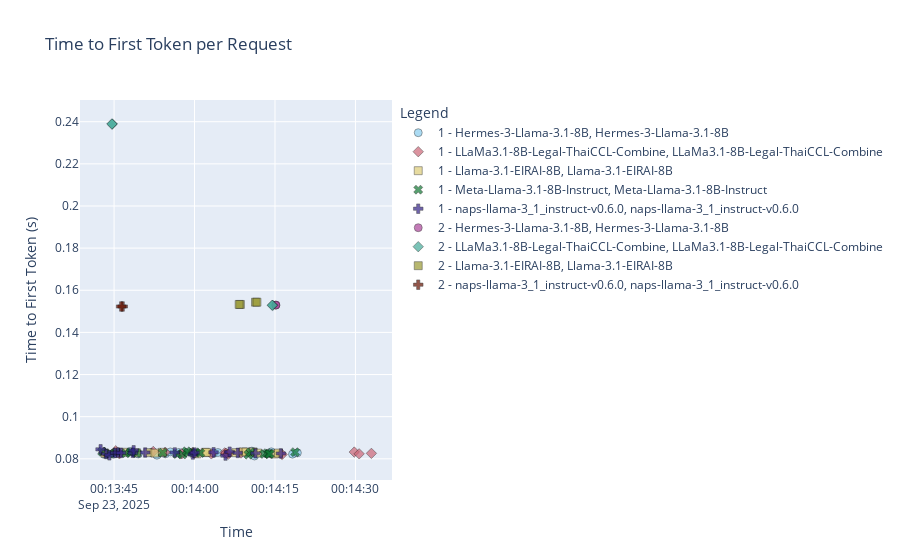
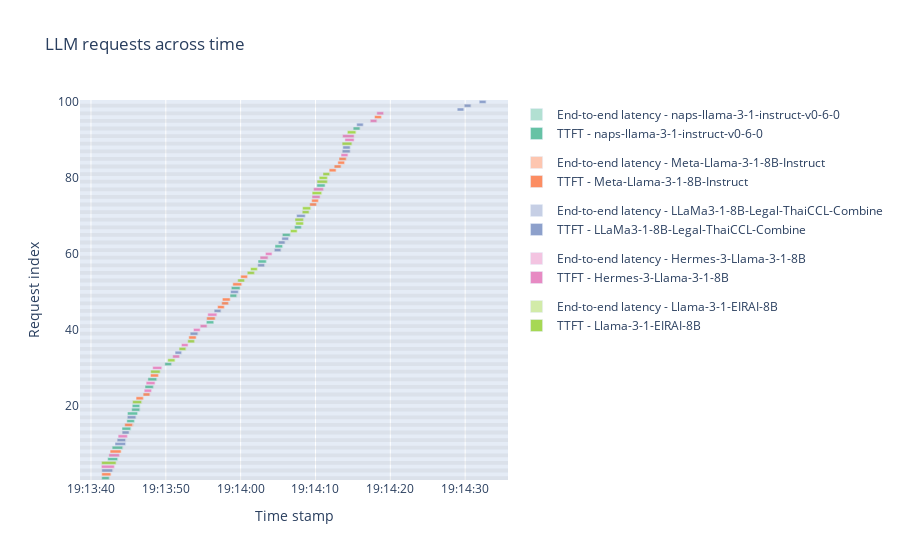

Notebook source saved alongside these figures, in order:
### Markdown cell above
## 5_ckpts-100_reqs-0.5_qps_exponential_equally_spread

### Code cell
filename = '5_ckpts-100_reqs-0.5_qps_exponential_equally_spread'
runname = '20250922-191338.582608'
grafana_path = f'../data/bundle_tests/amit_tests_v2/{filename}/grafana-{filename}.csv'
jsons_path = f'../data/bundle_tests/amit_tests_v2/{filename}/{runname}'

get_reports(grafana_path, jsons_path, filename)

### Figure 1 — Plotly figure (JSON) as saved in the notebook; plotly's stock layout.template omitted (floating-point values rounded to 4 significant figures)
{"data": [{"customdata": [["1", "Hermes-3-Llama-3.1-8B"], ["1", "Hermes-3-Llama-3.1-8B"], ["1", "Hermes-3-Llama-3.1-8B"], ["1", "Hermes-3-Llama-3.1-8B"], ["1", "Hermes-3-Llama-3.1-8B"], ["1", "Hermes-3-Llama-3.1-8B"], ["1", "Hermes-3-Llama-3.1-8B"], ["1", "Hermes-3-Llama-3.1-8B"], ["1", "Hermes-3-Llama-3.1-8B"], ["1", "Hermes-3-Llama-3.1-8B"], ["1", "Hermes-3-Llama-3.1-8B"], ["1", "Hermes-3-Llama-3.1-8B"], ["1", "Hermes-3-Llama-3.1-8B"], ["1", "Hermes-3-Llama-3.1-8B"], ["1", "Hermes-3-Llama-3.1-8B"], ["1", "Hermes-3-Llama-3.1-8B"], ["1", "Hermes-3-Llama-3.1-8B"], ["1", "Hermes-3-Llama-3.1-8B"]], "hovertemplate": "Batch Size - Model=1 - Hermes-3-Llama-3.1-8B<br>Model=%{customdata[1]}<br>Time=%{x}<br>Time to First Token (s)=%{y}<br>Batch Size=%{customdata[0]}<extra></extra>", "legendgroup": "1 - Hermes-3-Llama-3.1-8B, Hermes-3-Llama-3.1-8B", "marker": {"color": "rgb(136, 204, 238)", "line": {"color": "black", "width": 0.5}, "opacity": 0.7, "size": 8, "symbol": "circle"}, "mode": "markers", "name": "1 - Hermes-3-Llama-3.1-8B, Hermes-3-Llama-3.1-8B", "orientation": "v", "showlegend": true, "type": "scatter", "x": ["2025-09-23T00:13:43.245032", "2025-09-23T00:13:43.651256", "2025-09-23T00:13:44.826298", "2025-09-23T00:13:47.978396", "2025-09-23T00:13:48.666180", "2025-09-23T00:13:49.509922", "2025-09-23T00:13:51.925661", "2025-09-23T00:13:52.992756", "2025-09-23T00:13:54.548828", "2025-09-23T00:13:55.482634", "2025-09-23T00:13:57.071569", "2025-09-23T00:14:03.572937", "2025-09-23T00:14:04.363656", "2025-09-23T00:14:10.693151", "2025-09-23T00:14:11.180461", "2025-09-23T00:14:14.309107", "2025-09-23T00:14:18.266130", "2025-09-23T00:14:19.173102"], "xaxis": "x", "y": [0.08202, 0.08223, 0.08218, 0.08351, 0.08287, 0.08231, 0.08301, 0.08172, 0.08235, 0.08328, 0.08302, 0.08266, 0.08299, 0.08364, 0.08133, 0.08331, 0.08222, 0.08285], "yaxis": "y"}, {"customdata": [["1", "LLaMa3.1-8B-Legal-ThaiCCL-Combine"], ["1", "LLaMa3.1-8B-Legal-ThaiCCL-Combine"], ["1", "LLaMa3.1-8B-Legal-ThaiCCL-Combine"], ["1", "LLaMa3.1-8B-Legal-ThaiCCL-Combine"], ["1", "LLaMa3.1-8B-Legal-ThaiCCL-Combine"], ["1", "LLaMa3.1-8B-Legal-ThaiCCL-Combine"], ["1", "LLaMa3.1-8B-Legal-ThaiCCL-Combine"], ["1", "LLaMa3.1-8B-Legal-ThaiCCL-Combine"], ["1", "LLaMa3.1-8B-Legal-ThaiCCL-Combine"], ["1", "LLaMa3.1-8B-Legal-ThaiCCL-Combine"], ["1", "LLaMa3.1-8B-Legal-ThaiCCL-Combine"], ["1", "LLaMa3.1-8B-Legal-ThaiCCL-Combine"], ["1", "LLaMa3.1-8B-Legal-ThaiCCL-Combine"], ["1", "LLaMa3.1-8B-Legal-ThaiCCL-Combine"], ["1", "LLaMa3.1-8B-Legal-ThaiCCL-Combine"], ["1", "LLaMa3.1-8B-Legal-ThaiCCL-Combine"]], "hovertemplate": "Batch Size - Model=1 - LLaMa3.1-8B-Legal-ThaiCCL-Combine<br>Model=%{customdata[1]}<br>Time=%{x}<br>Time to First Token (s)=%{y}<br>Batch Size=%{customdata[0]}<extra></extra>", "legendgroup": "1 - LLaMa3.1-8B-Legal-ThaiCCL-Combine, LLaMa3.1-8B-Legal-ThaiCCL-Combine", "marker": {"color": "rgb(204, 102, 119)", "line": {"color": "black", "width": 0.5}, "opacity": 0.7, "size": 8, "symbol": "diamond"}, "mode": "markers", "name": "1 - LLaMa3.1-8B-Legal-ThaiCCL-Combine, LLaMa3.1-8B-Legal-ThaiCCL-Combine", "orientation": "v", "showlegend": true, "type": "scatter", "x": ["2025-09-23T00:13:43.112051", "2025-09-23T00:13:45.308469", "2025-09-23T00:13:45.984983", "2025-09-23T00:13:52.305600", "2025-09-23T00:13:54.520311", "2025-09-23T00:13:57.610941", "2025-09-23T00:13:59.650483", "2025-09-23T00:14:03.129538", "2025-09-23T00:14:05.619758", "2025-09-23T00:14:05.865179", "2025-09-23T00:14:06.315983", "2025-09-23T00:14:08.662468", "2025-09-23T00:14:16.326467", "2025-09-23T00:14:29.780848", "2025-09-23T00:14:30.690918", "2025-09-23T00:14:32.975260"], "xaxis": "x", "y": [0.08305, 0.0838, 0.08239, 0.0835, 0.08312, 0.08238, 0.08306, 0.08234, 0.08283, 0.08265, 0.08221, 0.08274, 0.08206, 0.08321, 0.08236, 0.08258], "yaxis": "y"}, {"customdata": [["1", "Llama-3.1-EIRAI-8B"], ["1", "Llama-3.1-EIRAI-8B"], ["1", "Llama-3.1-EIRAI-8B"], ["1", "Llama-3.1-EIRAI-8B"], ["1", "Llama-3.1-EIRAI-8B"], ["1", "Llama-3.1-EIRAI-8B"], ["1", "Llama-3.1-EIRAI-8B"], ["1", "Llama-3.1-EIRAI-8B"], ["1", "Llama-3.1-EIRAI-8B"], ["1", "Llama-3.1-EIRAI-8B"], ["1", "Llama-3.1-EIRAI-8B"], ["1", "Llama-3.1-EIRAI-8B"], ["1", "Llama-3.1-EIRAI-8B"], ["1", "Llama-3.1-EIRAI-8B"], ["1", "Llama-3.1-EIRAI-8B"], ["1", "Llama-3.1-EIRAI-8B"]], "hovertemplate": "Batch Size - Model=1 - Llama-3.1-EIRAI-8B<br>Model=%{customdata[1]}<br>Time=%{x}<br>Time to First Token (s)=%{y}<br>Batch Size=%{customdata[0]}<extra></extra>", "legendgroup": "1 - Llama-3.1-EIRAI-8B, Llama-3.1-EIRAI-8B", "marker": {"color": "rgb(221, 204, 119)", "line": {"color": "black", "width": 0.5}, "opacity": 0.7, "size": 8, "symbol": "square"}, "mode": "markers", "name": "1 - Llama-3.1-EIRAI-8B, Llama-3.1-EIRAI-8B", "orientation": "v", "showlegend": true, "type": "scatter", "x": ["2025-09-23T00:13:43.272804", "2025-09-23T00:13:46.731076", "2025-09-23T00:13:49.203769", "2025-09-23T00:13:51.336029", "2025-09-23T00:13:52.620254", "2025-09-23T00:13:53.999282", "2025-09-23T00:14:00.419935", "2025-09-23T00:14:01.997892", "2025-09-23T00:14:02.213790", "2025-09-23T00:14:07.712232", "2025-09-23T00:14:09.029835", "2025-09-23T00:14:09.602752", "2025-09-23T00:14:10.928436", "2025-09-23T00:14:11.782026", "2025-09-23T00:14:14.898304", "2025-09-23T00:14:15.620756"], "xaxis": "x", "y": [0.08266, 0.0831, 0.08284, 0.08293, 0.08271, 0.08309, 0.08235, 0.08306, 0.08304, 0.08293, 0.0833, 0.0832, 0.08328, 0.08271, 0.08229, 0.08273], "yaxis": "y"}, {"customdata": [["1", "Meta-Llama-3.1-8B-Instruct"], ["1", "Meta-Llama-3.1-8B-Instruct"], ["1", "Meta-Llama-3.1-8B-Instruct"], ["1", "Meta-Llama-3.1-8B-Instruct"], ["1", "Meta-Llama-3.1-8B-Instruct"], ["1", "Meta-Llama-3.1-8B-Instruct"], ["1", "Meta-Llama-3.1-8B-Instruct"], ["1", "Meta-Llama-3.1-8B-Instruct"], ["1", "Meta-Llama-3.1-8B-Instruct"], ["1", "Meta-Llama-3.1-8B-Instruct"], ["1", "Meta-Llama-3.1-8B-Instruct"], ["1", "Meta-Llama-3.1-8B-Instruct"], ["1", "Meta-Llama-3.1-8B-Instruct"], ["1", "Meta-Llama-3.1-8B-Instruct"], ["1", "Meta-Llama-3.1-8B-Instruct"], ["1", "Meta-Llama-3.1-8B-Instruct"], ["1", "Meta-Llama-3.1-8B-Instruct"], ["1", "Meta-Llama-3.1-8B-Instruct"], ["1", "Meta-Llama-3.1-8B-Instruct"], ["1", "Meta-Llama-3.1-8B-Instruct"]], "hovertemplate": "Batch Size - Model=1 - Meta-Llama-3.1-8B-Instruct<br>Model=%{customdata[1]}<br>Time=%{x}<br>Time to First Token (s)=%{y}<br>Batch Size=%{customdata[0]}<extra></extra>", "legendgroup": "1 - Meta-Llama-3.1-8B-Instruct, Meta-Llama-3.1-8B-Instruct", "marker": {"color": "rgb(17, 119, 51)", "line": {"color": "black", "width": 0.5}, "opacity": 0.7, "size": 8, "symbol": "x"}, "mode": "markers", "name": "1 - Meta-Llama-3.1-8B-Instruct, Meta-Llama-3.1-8B-Instruct", "orientation": "v", "showlegend": true, "type": "scatter", "x": ["2025-09-23T00:13:42.769424", "2025-09-23T00:13:44.194877", "2025-09-23T00:13:45.421477", "2025-09-23T00:13:47.153762", "2025-09-23T00:13:48.105061", "2025-09-23T00:13:49.191527", "2025-09-23T00:13:54.058034", "2025-09-23T00:13:56.745355", "2025-09-23T00:13:57.761447", "2025-09-23T00:13:58.526730", "2025-09-23T00:13:58.838307", "2025-09-23T00:14:00.153303", "2025-09-23T00:14:01.080466", "2025-09-23T00:14:10.043640", "2025-09-23T00:14:10.451079", "2025-09-23T00:14:12.994659", "2025-09-23T00:14:13.540171", "2025-09-23T00:14:13.857174", "2025-09-23T00:14:14.035674", "2025-09-23T00:14:18.750422"], "xaxis": "x", "y": [0.0834, 0.08257, 0.08308, 0.08261, 0.08306, 0.08276, 0.08284, 0.08226, 0.08202, 0.08354, 0.08299, 0.08309, 0.08272, 0.08199, 0.08309, 0.0823, 0.08268, 0.0823, 0.08234, 0.08316], "yaxis": "y"}, {"customdata": [["1", "naps-llama-3_1_instruct-v0.6.0"], ["1", "naps-llama-3_1_instruct-v0.6.0"], ["1", "naps-llama-3_1_instruct-v0.6.0"], ["1", "naps-llama-3_1_instruct-v0.6.0"], ["1", "naps-llama-3_1_instruct-v0.6.0"], ["1", "naps-llama-3_1_instruct-v0.6.0"], ["1", "naps-llama-3_1_instruct-v0.6.0"], ["1", "naps-llama-3_1_instruct-v0.6.0"], ["1", "naps-llama-3_1_instruct-v0.6.0"], ["1", "naps-llama-3_1_instruct-v0.6.0"], ["1", "naps-llama-3_1_instruct-v0.6.0"], ["1", "naps-llama-3_1_instruct-v0.6.0"], ["1", "naps-llama-3_1_instruct-v0.6.0"], ["1", "naps-llama-3_1_instruct-v0.6.0"], ["1", "naps-llama-3_1_instruct-v0.6.0"], ["1", "naps-llama-3_1_instruct-v0.6.0"], ["1", "naps-llama-3_1_instruct-v0.6.0"], ["1", "naps-llama-3_1_instruct-v0.6.0"]], "hovertemplate": "Batch Size - Model=1 - naps-llama-3_1_instruct-v0.6.0<br>Model=%{customdata[1]}<br>Time=%{x}<br>Time to First Token (s)=%{y}<br>Batch Size=%{customdata[0]}<extra></extra>", "legendgroup": "1 - naps-llama-3_1_instruct-v0.6.0, naps-llama-3_1_instruct-v0.6.0", "marker": {"color": "rgb(51, 34, 136)", "line": {"color": "black", "width": 0.5}, "opacity": 0.7, "size": 8, "symbol": "cross"}, "mode": "markers", "name": "1 - naps-llama-3_1_instruct-v0.6.0, naps-llama-3_1_instruct-v0.6.0", "orientation": "v", "showlegend": true, "type": "scatter", "x": ["2025-09-23T00:13:42.484930", "2025-09-23T00:13:43.540572", "2025-09-23T00:13:44.127805", "2025-09-23T00:13:45.189452", "2025-09-23T00:13:45.719988", "2025-09-23T00:13:46.306134", "2025-09-23T00:13:48.493735", "2025-09-23T00:13:48.644011", "2025-09-23T00:13:50.797823", "2025-09-23T00:13:56.319292", "2025-09-23T00:13:59.681145", "2025-09-23T00:14:00.005361", "2025-09-23T00:14:03.551734", "2025-09-23T00:14:05.777772", "2025-09-23T00:14:06.547034", "2025-09-23T00:14:08.058053", "2025-09-23T00:14:11.351090", "2025-09-23T00:14:16.108528"], "xaxis": "x", "y": [0.08449, 0.08229, 0.08168, 0.0828, 0.08295, 0.0828, 0.08286, 0.08402, 0.08299, 0.08301, 0.08207, 0.08293, 0.08308, 0.08155, 0.08335, 0.0828, 0.08265, 0.08252], "yaxis": "y"}, {"customdata": [["2", "Hermes-3-Llama-3.1-8B"], ["2", "Hermes-3-Llama-3.1-8B"]], "hovertemplate": "Batch Size - Model=2 - Hermes-3-Llama-3.1-8B<br>Model=%{customdata[1]}<br>Time=%{x}<br>Time to First Token (s)=%{y}<br>Batch Size=%{customdata[0]}<extra></extra>", "legendgroup": "2 - Hermes-3-Llama-3.1-8B, Hermes-3-Llama-3.1-8B", "marker": {"color": "rgb(170, 68, 153)", "line": {"color": "black", "width": 0.5}, "opacity": 0.7, "size": 8, "symbol": "circle"}, "mode": "markers", "name": "2 - Hermes-3-Llama-3.1-8B, Hermes-3-Llama-3.1-8B", "orientation": "v", "showlegend": true, "type": "scatter", "x": ["2025-09-23T00:14:15.140745", "2025-09-23T00:14:15.181043"], "xaxis": "x", "y": [0.1529, 0.1529], "yaxis": "y"}, {"customdata": [["2", "LLaMa3.1-8B-Legal-ThaiCCL-Combine"], ["2", "LLaMa3.1-8B-Legal-ThaiCCL-Combine"], ["2", "LLaMa3.1-8B-Legal-ThaiCCL-Combine"], ["2", "LLaMa3.1-8B-Legal-ThaiCCL-Combine"]], "hovertemplate": "Batch Size - Model=2 - LLaMa3.1-8B-Legal-ThaiCCL-Combine<br>Model=%{customdata[1]}<br>Time=%{x}<br>Time to First Token (s)=%{y}<br>Batch Size=%{customdata[0]}<extra></extra>", "legendgroup": "2 - LLaMa3.1-8B-Legal-ThaiCCL-Combine, LLaMa3.1-8B-Legal-ThaiCCL-Combine", "marker": {"color": "rgb(68, 170, 153)", "line": {"color": "black", "width": 0.5}, "opacity": 0.7, "size": 8, "symbol": "diamond"}, "mode": "markers", "name": "2 - LLaMa3.1-8B-Legal-ThaiCCL-Combine, LLaMa3.1-8B-Legal-ThaiCCL-Combine", "orientation": "v", "showlegend": true, "type": "scatter", "x": ["2025-09-23T00:13:44.691026", "2025-09-23T00:13:44.576896", "2025-09-23T00:14:14.586944", "2025-09-23T00:14:14.475838"], "xaxis": "x", "y": [0.2389, 0.2389, 0.1529, 0.1529], "yaxis": "y"}, {"customdata": [["2", "Llama-3.1-EIRAI-8B"], ["2", "Llama-3.1-EIRAI-8B"], ["2", "Llama-3.1-EIRAI-8B"], ["2", "Llama-3.1-EIRAI-8B"]], "hovertemplate": "Batch Size - Model=2 - Llama-3.1-EIRAI-8B<br>Model=%{customdata[1]}<br>Time=%{x}<br>Time to First Token (s)=%{y}<br>Batch Size=%{customdata[0]}<extra></extra>", "legendgroup": "2 - Llama-3.1-EIRAI-8B, Llama-3.1-EIRAI-8B", "marker": {"color": "rgb(153, 153, 51)", "line": {"color": "black", "width": 0.5}, "opacity": 0.7, "size": 8, "symbol": "square"}, "mode": "markers", "name": "2 - Llama-3.1-EIRAI-8B, Llama-3.1-EIRAI-8B", "orientation": "v", "showlegend": true, "type": "scatter", "x": ["2025-09-23T00:14:08.545803", "2025-09-23T00:14:08.317051", "2025-09-23T00:14:11.370883", "2025-09-23T00:14:11.633499"], "xaxis": "x", "y": [0.1533, 0.1533, 0.1543, 0.1543], "yaxis": "y"}, {"customdata": [["2", "naps-llama-3_1_instruct-v0.6.0"], ["2", "naps-llama-3_1_instruct-v0.6.0"]], "hovertemplate": "Batch Size - Model=2 - naps-llama-3_1_instruct-v0.6.0<br>Model=%{customdata[1]}<br>Time=%{x}<br>Time to First Token (s)=%{y}<br>Batch Size=%{customdata[0]}<extra></extra>", "legendgroup": "2 - naps-llama-3_1_instruct-v0.6.0, naps-llama-3_1_instruct-v0.6.0", "marker": {"color": "rgb(102, 17, 0)", "line": {"color": "black", "width": 0.5}, "opacity": 0.7, "size": 8, "symbol": "cross"}, "mode": "markers", "name": "2 - naps-llama-3_1_instruct-v0.6.0, naps-llama-3_1_instruct-v0.6.0", "orientation": "v", "showlegend": true, "type": "scatter", "x": ["2025-09-23T00:13:46.611804", "2025-09-23T00:13:46.320137"], "xaxis": "x", "y": [0.1523, 0.1523], "yaxis": "y"}], "layout": {"legend": {"groupclick": "toggleitem", "title": {"text": "Legend"}, "tracegroupgap": 0}, "title": {"text": "Time to First Token per Request"}, "xaxis": {"anchor": "y", "domain": [0, 1], "title": {"text": "Time"}}, "yaxis": {"anchor": "x", "domain": [0, 1], "title": {"text": "Time to First Token (s)"}}}}

### Figure 2 — Plotly figure (JSON) as saved in the notebook; plotly's stock layout.template omitted (floating-point values rounded to 4 significant figures)
{"data": [{"base": ["1900-01-01 19:13:41.443312", "1900-01-01 19:13:42.241713", "1900-01-01 19:13:42.834753", "1900-01-01 19:13:44.149557", "1900-01-01 19:13:44.795906", "1900-01-01 19:13:44.878649", "1900-01-01 19:13:45.450317", "1900-01-01 19:13:45.521374", "1900-01-01 19:13:47.225373", "1900-01-01 19:13:47.610117", "1900-01-01 19:13:49.877518", "1900-01-01 19:13:55.420831", "1900-01-01 19:13:58.581055", "1900-01-01 19:13:58.761290", "1900-01-01 19:14:02.326914", "1900-01-01 19:14:04.591861", "1900-01-01 19:14:05.580543", "1900-01-01 19:14:07.209031", "1900-01-01 19:14:10.190120", "1900-01-01 19:14:15.040983"], "legendgroup": "naps-llama-3-1-instruct-v0-6-0", "marker": {"color": "#b2e0d2"}, "name": "End-to-end latency - naps-llama-3-1-instruct-v0-6-0", "offsetgroup": "naps-llama-3-1-instruct-v0-6-0-latency", "orientation": "h", "type": "bar", "x": [1071.0, 1407.0, 1485.0, 1246.0, 1071.0, 1428.0, 1158.0, 1087.0, 1178.0, 1254.0, 955.7, 1025.0, 967.6, 1234.0, 1178.0, 1092.0, 1123.0, 967.0, 1170.0, 977.3], "y": [1, 6, 9, 14, 16, 18, 19, 20, 25, 27, 31, 42, 49, 51, 58, 62, 65, 67, 78, 93]}, {"base": ["1900-01-01 19:13:41.443312", "1900-01-01 19:13:42.241713", "1900-01-01 19:13:42.834753", "1900-01-01 19:13:44.149557", "1900-01-01 19:13:44.795906", "1900-01-01 19:13:44.878649", "1900-01-01 19:13:45.450317", "1900-01-01 19:13:45.521374", "1900-01-01 19:13:47.225373", "1900-01-01 19:13:47.610117", "1900-01-01 19:13:49.877518", "1900-01-01 19:13:55.420831", "1900-01-01 19:13:58.581055", "1900-01-01 19:13:58.761290", "1900-01-01 19:14:02.326914", "1900-01-01 19:14:04.591861", "1900-01-01 19:14:05.580543", "1900-01-01 19:14:07.209031", "1900-01-01 19:14:10.190120", "1900-01-01 19:14:15.040983"], "legendgroup": "naps-llama-3-1-instruct-v0-6-0", "marker": {"color": "#66c2a5"}, "name": "TTFT - naps-llama-3-1-instruct-v0-6-0", "offsetgroup": "naps-llama-3-1-instruct-v0-6-0-ttft", "orientation": "h", "type": "bar", "x": [981.5, 1318.0, 1399.0, 1161.0, 995.8, 1344.0, 1063.0, 992.3, 1092.0, 1167.0, 869.7, 979.2, 880.6, 1149.0, 1091.0, 1005.0, 1036.0, 881.3, 1084.0, 893.5], "y": [1, 6, 9, 14, 16, 18, 19, 20, 25, 27, 31, 42, 49, 51, 58, 62, 65, 67, 78, 93]}, {"base": ["1900-01-01 19:13:41.447082", "1900-01-01 19:13:42.558797", "1900-01-01 19:13:44.518801", "1900-01-01 19:13:46.029725", "1900-01-01 19:13:46.971574", "1900-01-01 19:13:47.953691", "1900-01-01 19:13:53.077984", "1900-01-01 19:13:55.468112", "1900-01-01 19:13:56.930606", "1900-01-01 19:13:57.473338", "1900-01-01 19:13:57.562583", "1900-01-01 19:13:58.958247", "1900-01-01 19:14:00.021815", "1900-01-01 19:14:09.231659", "1900-01-01 19:14:09.497284", "1900-01-01 19:14:11.832146", "1900-01-01 19:14:12.506261", "1900-01-01 19:14:12.990265", "1900-01-01 19:14:13.148828", "1900-01-01 19:14:17.898106"], "legendgroup": "Meta-Llama-3-1-8B-Instruct", "marker": {"color": "#fdc6b0"}, "name": "End-to-end latency - Meta-Llama-3-1-8B-Instruct", "offsetgroup": "Meta-Llama-3-1-8B-Instruct-latency", "orientation": "h", "type": "bar", "x": [1298.0, 1551.0, 1180.0, 1040.0, 973.0, 1132.0, 1053.0, 1203.0, 957.2, 971.7, 1111.0, 1263.0, 966.4, 973.5, 966.1, 992.2, 982.4, 970.7, 1034.0, 974.6], "y": [2, 8, 15, 22, 23, 28, 38, 43, 46, 47, 48, 52, 54, 73, 74, 82, 83, 84, 85, 96]}, {"base": ["1900-01-01 19:13:41.447082", "1900-01-01 19:13:42.558797", "1900-01-01 19:13:44.518801", "1900-01-01 19:13:46.029725", "1900-01-01 19:13:46.971574", "1900-01-01 19:13:47.953691", "1900-01-01 19:13:53.077984", "1900-01-01 19:13:55.468112", "1900-01-01 19:13:56.930606", "1900-01-01 19:13:57.473338", "1900-01-01 19:13:57.562583", "1900-01-01 19:13:58.958247", "1900-01-01 19:14:00.021815", "1900-01-01 19:14:09.231659", "1900-01-01 19:14:09.497284", "1900-01-01 19:14:11.832146", "1900-01-01 19:14:12.506261", "1900-01-01 19:14:12.990265", "1900-01-01 19:14:13.148828", "1900-01-01 19:14:17.898106"], "legendgroup": "Meta-Llama-3-1-8B-Instruct", "marker": {"color": "#fc8d62"}, "name": "TTFT - Meta-Llama-3-1-8B-Instruct", "offsetgroup": "Meta-Llama-3-1-8B-Instruct-ttft", "orientation": "h", "type": "bar", "x": [1211.0, 1455.0, 1017.0, 954.2, 888.0, 1048.0, 968.3, 1118.0, 871.3, 884.9, 1025.0, 1179.0, 879.3, 887.4, 879.6, 906.7, 896.4, 884.8, 948.5, 889.9], "y": [2, 8, 15, 22, 23, 28, 38, 43, 46, 47, 48, 52, 54, 73, 74, 82, 83, 84, 85, 96]}, {"base": ["1900-01-01 19:13:41.454055", "1900-01-01 19:13:43.213383", "1900-01-01 19:13:43.499003", "1900-01-01 19:13:44.165859", "1900-01-01 19:13:44.862783", "1900-01-01 19:13:51.241091", "1900-01-01 19:13:53.261310", "1900-01-01 19:13:56.467395", "1900-01-01 19:13:58.657946", "1900-01-01 19:14:02.293272", "1900-01-01 19:14:04.506362", "1900-01-01 19:14:05.038694", "1900-01-01 19:14:05.506586", "1900-01-01 19:14:07.481480", "1900-01-01 19:14:13.576394", "1900-01-01 19:14:13.657984", "1900-01-01 19:14:15.510772", "1900-01-01 19:14:28.942245", "1900-01-01 19:14:29.884528", "1900-01-01 19:14:31.883097"], "legendgroup": "LLaMa3-1-8B-Legal-ThaiCCL-Combine", "marker": {"color": "#c6cfe5"}, "name": "End-to-end latency - LLaMa3-1-8B-Legal-ThaiCCL-Combine", "offsetgroup": "LLaMa3-1-8B-Legal-ThaiCCL-Combine-latency", "orientation": "h", "type": "bar", "x": [1520.0, 1496.0, 1212.0, 1002.0, 1217.0, 952.9, 1093.0, 973.0, 1109.0, 978.4, 952.9, 966.8, 977.2, 1223.0, 1136.0, 1059.0, 946.2, 959.2, 962.0, 982.3], "y": [3, 10, 11, 13, 17, 34, 39, 45, 50, 57, 61, 63, 64, 70, 87, 88, 94, 98, 99, 100]}, {"base": ["1900-01-01 19:13:41.454055", "1900-01-01 19:13:43.213383", "1900-01-01 19:13:43.499003", "1900-01-01 19:13:44.165859", "1900-01-01 19:13:44.862783", "1900-01-01 19:13:51.241091", "1900-01-01 19:13:53.261310", "1900-01-01 19:13:56.467395", "1900-01-01 19:13:58.657946", "1900-01-01 19:14:02.293272", "1900-01-01 19:14:04.506362", "1900-01-01 19:14:05.038694", "1900-01-01 19:14:05.506586", "1900-01-01 19:14:07.481480", "1900-01-01 19:14:13.576394", "1900-01-01 19:14:13.657984", "1900-01-01 19:14:15.510772", "1900-01-01 19:14:28.942245", "1900-01-01 19:14:29.884528", "1900-01-01 19:14:31.883097"], "legendgroup": "LLaMa3-1-8B-Legal-ThaiCCL-Combine", "marker": {"color": "#8da0cb"}, "name": "TTFT - LLaMa3-1-8B-Legal-ThaiCCL-Combine", "offsetgroup": "LLaMa3-1-8B-Legal-ThaiCCL-Combine-ttft", "orientation": "h", "type": "bar", "x": [1436.0, 1404.0, 1118.0, 916.3, 1130.0, 867.0, 1008.0, 887.4, 1023.0, 891.6, 865.3, 878.7, 891.2, 1137.0, 1043.0, 963.9, 859.4, 874.3, 879.5, 895.7], "y": [3, 10, 11, 13, 17, 34, 39, 45, 50, 57, 61, 63, 64, 70, 87, 88, 94, 98, 99, 100]}, {"base": ["1900-01-01 19:13:41.394683", "1900-01-01 19:13:42.393571", "1900-01-01 19:13:43.631507", "1900-01-01 19:13:47.115538", "1900-01-01 19:13:47.376311", "1900-01-01 19:13:48.253659", "1900-01-01 19:13:50.930064", "1900-01-01 19:13:52.091770", "1900-01-01 19:13:53.700803", "1900-01-01 19:13:54.606011", "1900-01-01 19:13:55.606015", "1900-01-01 19:14:02.597719", "1900-01-01 19:14:03.319523", "1900-01-01 19:14:09.535169", "1900-01-01 19:14:09.749782", "1900-01-01 19:14:13.417009", "1900-01-01 19:14:13.935345", "1900-01-01 19:14:13.633440", "1900-01-01 19:14:17.325533", "1900-01-01 19:14:18.199059"], "legendgroup": "Hermes-3-Llama-3-1-8B", "marker": {"color": "#f3c4e1"}, "name": "End-to-end latency - Hermes-3-Llama-3-1-8B", "offsetgroup": "Hermes-3-Llama-3-1-8B-latency", "orientation": "h", "type": "bar", "x": [1805.0, 1479.0, 1309.0, 1057.0, 1256.0, 1283.0, 967.4, 962.8, 965.9, 974.9, 1295.0, 1134.0, 949.0, 1150.0, 1385.0, 995.3, 1304.0, 1610.0, 954.8, 962.5], "y": [4, 7, 12, 24, 26, 30, 33, 36, 40, 41, 44, 59, 60, 75, 77, 86, 90, 91, 95, 97]}, {"base": ["1900-01-01 19:13:41.394683", "1900-01-01 19:13:42.393571", "1900-01-01 19:13:43.631507", "1900-01-01 19:13:47.115538", "1900-01-01 19:13:47.376311", "1900-01-01 19:13:48.253659", "1900-01-01 19:13:50.930064", "1900-01-01 19:13:52.091770", "1900-01-01 19:13:53.700803", "1900-01-01 19:13:54.606011", "1900-01-01 19:13:55.606015", "1900-01-01 19:14:02.597719", "1900-01-01 19:14:03.319523", "1900-01-01 19:14:09.535169", "1900-01-01 19:14:09.749782", "1900-01-01 19:14:13.417009", "1900-01-01 19:14:13.935345", "1900-01-01 19:14:13.633440", "1900-01-01 19:14:17.325533", "1900-01-01 19:14:18.199059"], "legendgroup": "Hermes-3-Llama-3-1-8B", "marker": {"color": "#e78ac3"}, "name": "TTFT - Hermes-3-Llama-3-1-8B", "offsetgroup": "Hermes-3-Llama-3-1-8B-ttft", "orientation": "h", "type": "bar", "x": [1719.0, 1392.0, 1222.0, 971.2, 1171.0, 1197.0, 881.7, 875.3, 878.4, 891.4, 1211.0, 1049.0, 863.8, 1065.0, 1300.0, 907.9, 1211.0, 1516.0, 865.6, 892.1], "y": [4, 7, 12, 24, 26, 30, 33, 36, 40, 41, 44, 59, 60, 75, 77, 86, 90, 91, 95, 97]}, {"base": ["1900-01-01 19:13:41.428518", "1900-01-01 19:13:45.571630", "1900-01-01 19:13:47.985720", "1900-01-01 19:13:50.264003", "1900-01-01 19:13:51.776742", "1900-01-01 19:13:52.933953", "1900-01-01 19:13:59.617253", "1900-01-01 19:14:00.890164", "1900-01-01 19:14:01.326694", "1900-01-01 19:14:06.658440", "1900-01-01 19:14:07.360096", "1900-01-01 19:14:07.262705", "1900-01-01 19:14:08.232678", "1900-01-01 19:14:08.279725", "1900-01-01 19:14:09.554800", "1900-01-01 19:14:10.208890", "1900-01-01 19:14:10.493257", "1900-01-01 19:14:11.001844", "1900-01-01 19:14:13.563033", "1900-01-01 19:14:14.265899"], "legendgroup": "Llama-3-1-EIRAI-8B", "marker": {"color": "#d2eba9"}, "name": "End-to-end latency - Llama-3-1-EIRAI-8B", "offsetgroup": "Llama-3-1-EIRAI-8B-latency", "orientation": "h", "type": "bar", "x": [1995.0, 1272.0, 1330.0, 1035.0, 978.8, 970.6, 975.6, 1019.0, 976.0, 967.1, 1117.0, 1214.0, 983.2, 1158.0, 1354.0, 1459.0, 1176.0, 972.0, 1378.0, 1210.0], "y": [5, 21, 29, 32, 35, 37, 53, 55, 56, 66, 68, 69, 71, 72, 76, 79, 80, 81, 89, 92]}, {"base": ["1900-01-01 19:13:41.428518", "1900-01-01 19:13:45.571630", "1900-01-01 19:13:47.985720", "1900-01-01 19:13:50.264003", "1900-01-01 19:13:51.776742", "1900-01-01 19:13:52.933953", "1900-01-01 19:13:59.617253", "1900-01-01 19:14:00.890164", "1900-01-01 19:14:01.326694", "1900-01-01 19:14:06.658440", "1900-01-01 19:14:07.360096", "1900-01-01 19:14:07.262705", "1900-01-01 19:14:08.232678", "1900-01-01 19:14:08.279725", "1900-01-01 19:14:09.554800", "1900-01-01 19:14:10.208890", "1900-01-01 19:14:10.493257", "1900-01-01 19:14:11.001844", "1900-01-01 19:14:13.563033", "1900-01-01 19:14:14.265899"], "legendgroup": "Llama-3-1-EIRAI-8B", "marker": {"color": "#a6d854"}, "name": "TTFT - Llama-3-1-EIRAI-8B", "offsetgroup": "Llama-3-1-EIRAI-8B-ttft", "orientation": "h", "type": "bar", "x": [1910.0, 1190.0, 1245.0, 949.1, 891.8, 883.0, 891.6, 934.0, 892.1, 881.0, 1023.0, 1121.0, 896.2, 1072.0, 1268.0, 1365.0, 1080.0, 884.0, 1295.0, 1124.0], "y": [5, 21, 29, 32, 35, 37, 53, 55, 56, 66, 68, 69, 71, 72, 76, 79, 80, 81, 89, 92]}], "layout": {"barmode": "overlay", "shapes": [{"fillcolor": "grey", "line": {"width": 0}, "opacity": 0.1, "type": "rect", "x0": 0, "x1": 1, "xref": "x domain", "y0": 0.5, "y1": 1.5, "yref": "y"}, {"fillcolor": "grey", "line": {"width": 0}, "opacity": 0.1, "type": "rect", "x0": 0, "x1": 1, "xref": "x domain", "y0": 2.5, "y1": 3.5, "yref": "y"}, {"fillcolor": "grey", "line": {"width": 0}, "opacity": 0.1, "type": "rect", "x0": 0, "x1": 1, "xref": "x domain", "y0": 4.5, "y1": 5.5, "yref": "y"}, {"fillcolor": "grey", "line": {"width": 0}, "opacity": 0.1, "type": "rect", "x0": 0, "x1": 1, "xref": "x domain", "y0": 6.5, "y1": 7.5, "yref": "y"}, {"fillcolor": "grey", "line": {"width": 0}, "opacity": 0.1, "type": "rect", "x0": 0, "x1": 1, "xref": "x domain", "y0": 8.5, "y1": 9.5, "yref": "y"}, {"fillcolor": "grey", "line": {"width": 0}, "opacity": 0.1, "type": "rect", "x0": 0, "x1": 1, "xref": "x domain", "y0": 10.5, "y1": 11.5, "yref": "y"}, {"fillcolor": "grey", "line": {"width": 0}, "opacity": 0.1, "type": "rect", "x0": 0, "x1": 1, "xref": "x domain", "y0": 12.5, "y1": 13.5, "yref": "y"}, {"fillcolor": "grey", "line": {"width": 0}, "opacity": 0.1, "type": "rect", "x0": 0, "x1": 1, "xref": "x domain", "y0": 14.5, "y1": 15.5, "yref": "y"}, {"fillcolor": "grey", "line": {"width": 0}, "opacity": 0.1, "type": "rect", "x0": 0, "x1": 1, "xref": "x domain", "y0": 16.5, "y1": 17.5, "yref": "y"}, {"fillcolor": "grey", "line": {"width": 0}, "opacity": 0.1, "type": "rect", "x0": 0, "x1": 1, "xref": "x domain", "y0": 18.5, "y1": 19.5, "yref": "y"}, {"fillcolor": "grey", "line": {"width": 0}, "opacity": 0.1, "type": "rect", "x0": 0, "x1": 1, "xref": "x domain", "y0": 20.5, "y1": 21.5, "yref": "y"}, {"fillcolor": "grey", "line": {"width": 0}, "opacity": 0.1, "type": "rect", "x0": 0, "x1": 1, "xref": "x domain", "y0": 22.5, "y1": 23.5, "yref": "y"}, {"fillcolor": "grey", "line": {"width": 0}, "opacity": 0.1, "type": "rect", "x0": 0, "x1": 1, "xref": "x domain", "y0": 24.5, "y1": 25.5, "yref": "y"}, {"fillcolor": "grey", "line": {"width": 0}, "opacity": 0.1, "type": "rect", "x0": 0, "x1": 1, "xref": "x domain", "y0": 26.5, "y1": 27.5, "yref": "y"}, {"fillcolor": "grey", "line": {"width": 0}, "opacity": 0.1, "type": "rect", "x0": 0, "x1": 1, "xref": "x domain", "y0": 28.5, "y1": 29.5, "yref": "y"}, {"fillcolor": "grey", "line": {"width": 0}, "opacity": 0.1, "type": "rect", "x0": 0, "x1": 1, "xref": "x domain", "y0": 30.5, "y1": 31.5, "yref": "y"}, {"fillcolor": "grey", "line": {"width": 0}, "opacity": 0.1, "type": "rect", "x0": 0, "x1": 1, "xref": "x domain", "y0": 32.5, "y1": 33.5, "yref": "y"}, {"fillcolor": "grey", "line": {"width": 0}, "opacity": 0.1, "type": "rect", "x0": 0, "x1": 1, "xref": "x domain", "y0": 34.5, "y1": 35.5, "yref": "y"}, {"fillcolor": "grey", "line": {"width": 0}, "opacity": 0.1, "type": "rect", "x0": 0, "x1": 1, "xref": "x domain", "y0": 36.5, "y1": 37.5, "yref": "y"}, {"fillcolor": "grey", "line": {"width": 0}, "opacity": 0.1, "type": "rect", "x0": 0, "x1": 1, "xref": "x domain", "y0": 38.5, "y1": 39.5, "yref": "y"}, {"fillcolor": "grey", "line": {"width": 0}, "opacity": 0.1, "type": "rect", "x0": 0, "x1": 1, "xref": "x domain", "y0": 40.5, "y1": 41.5, "yref": "y"}, {"fillcolor": "grey", "line": {"width": 0}, "opacity": 0.1, "type": "rect", "x0": 0, "x1": 1, "xref": "x domain", "y0": 42.5, "y1": 43.5, "yref": "y"}, {"fillcolor": "grey", "line": {"width": 0}, "opacity": 0.1, "type": "rect", "x0": 0, "x1": 1, "xref": "x domain", "y0": 44.5, "y1": 45.5, "yref": "y"}, {"fillcolor": "grey", "line": {"width": 0}, "opacity": 0.1, "type": "rect", "x0": 0, "x1": 1, "xref": "x domain", "y0": 46.5, "y1": 47.5, "yref": "y"}, {"fillcolor": "grey", "line": {"width": 0}, "opacity": 0.1, "type": "rect", "x0": 0, "x1": 1, "xref": "x domain", "y0": 48.5, "y1": 49.5, "yref": "y"}, {"fillcolor": "grey", "line": {"width": 0}, "opacity": 0.1, "type": "rect", "x0": 0, "x1": 1, "xref": "x domain", "y0": 50.5, "y1": 51.5, "yref": "y"}, {"fillcolor": "grey", "line": {"width": 0}, "opacity": 0.1, "type": "rect", "x0": 0, "x1": 1, "xref": "x domain", "y0": 52.5, "y1": 53.5, "yref": "y"}, {"fillcolor": "grey", "line": {"width": 0}, "opacity": 0.1, "type": "rect", "x0": 0, "x1": 1, "xref": "x domain", "y0": 54.5, "y1": 55.5, "yref": "y"}, {"fillcolor": "grey", "line": {"width": 0}, "opacity": 0.1, "type": "rect", "x0": 0, "x1": 1, "xref": "x domain", "y0": 56.5, "y1": 57.5, "yref": "y"}, {"fillcolor": "grey", "line": {"width": 0}, "opacity": 0.1, "type": "rect", "x0": 0, "x1": 1, "xref": "x domain", "y0": 58.5, "y1": 59.5, "yref": "y"}, {"fillcolor": "grey", "line": {"width": 0}, "opacity": 0.1, "type": "rect", "x0": 0, "x1": 1, "xref": "x domain", "y0": 60.5, "y1": 61.5, "yref": "y"}, {"fillcolor": "grey", "line": {"width": 0}, "opacity": 0.1, "type": "rect", "x0": 0, "x1": 1, "xref": "x domain", "y0": 62.5, "y1": 63.5, "yref": "y"}, {"fillcolor": "grey", "line": {"width": 0}, "opacity": 0.1, "type": "rect", "x0": 0, "x1": 1, "xref": "x domain", "y0": 64.5, "y1": 65.5, "yref": "y"}, {"fillcolor": "grey", "line": {"width": 0}, "opacity": 0.1, "type": "rect", "x0": 0, "x1": 1, "xref": "x domain", "y0": 66.5, "y1": 67.5, "yref": "y"}, {"fillcolor": "grey", "line": {"width": 0}, "opacity": 0.1, "type": "rect", "x0": 0, "x1": 1, "xref": "x domain", "y0": 68.5, "y1": 69.5, "yref": "y"}, {"fillcolor": "grey", "line": {"width": 0}, "opacity": 0.1, "type": "rect", "x0": 0, "x1": 1, "xref": "x domain", "y0": 70.5, "y1": 71.5, "yref": "y"}, {"fillcolor": "grey", "line": {"width": 0}, "opacity": 0.1, "type": "rect", "x0": 0, "x1": 1, "xref": "x domain", "y0": 72.5, "y1": 73.5, "yref": "y"}, {"fillcolor": "grey", "line": {"width": 0}, "opacity": 0.1, "type": "rect", "x0": 0, "x1": 1, "xref": "x domain", "y0": 74.5, "y1": 75.5, "yref": "y"}, {"fillcolor": "grey", "line": {"width": 0}, "opacity": 0.1, "type": "rect", "x0": 0, "x1": 1, "xref": "x domain", "y0": 76.5, "y1": 77.5, "yref": "y"}, {"fillcolor": "grey", "line": {"width": 0}, "opacity": 0.1, "type": "rect", "x0": 0, "x1": 1, "xref": "x domain", "y0": 78.5, "y1": 79.5, "yref": "y"}, {"fillcolor": "grey", "line": {"width": 0}, "opacity": 0.1, "type": "rect", "x0": 0, "x1": 1, "xref": "x domain", "y0": 80.5, "y1": 81.5, "yref": "y"}, {"fillcolor": "grey", "line": {"width": 0}, "opacity": 0.1, "type": "rect", "x0": 0, "x1": 1, "xref": "x domain", "y0": 82.5, "y1": 83.5, "yref": "y"}, {"fillcolor": "grey", "line": {"width": 0}, "opacity": 0.1, "type": "rect", "x0": 0, "x1": 1, "xref": "x domain", "y0": 84.5, "y1": 85.5, "yref": "y"}, {"fillcolor": "grey", "line": {"width": 0}, "opacity": 0.1, "type": "rect", "x0": 0, "x1": 1, "xref": "x domain", "y0": 86.5, "y1": 87.5, "yref": "y"}, {"fillcolor": "grey", "line": {"width": 0}, "opacity": 0.1, "type": "rect", "x0": 0, "x1": 1, "xref": "x domain", "y0": 88.5, "y1": 89.5, "yref": "y"}, {"fillcolor": "grey", "line": {"width": 0}, "opacity": 0.1, "type": "rect", "x0": 0, "x1": 1, "xref": "x domain", "y0": 90.5, "y1": 91.5, "yref": "y"}, {"fillcolor": "grey", "line": {"width": 0}, "opacity": 0.1, "type": "rect", "x0": 0, "x1": 1, "xref": "x domain", "y0": 92.5, "y1": 93.5, "yref": "y"}, {"fillcolor": "grey", "line": {"width": 0}, "opacity": 0.1, "type": "rect", "x0": 0, "x1": 1, "xref": "x domain", "y0": 94.5, "y1": 95.5, "yref": "y"}, {"fillcolor": "grey", "line": {"width": 0}, "opacity": 0.1, "type": "rect", "x0": 0, "x1": 1, "xref": "x domain", "y0": 96.5, "y1": 97.5, "yref": "y"}, {"fillcolor": "grey", "line": {"width": 0}, "opacity": 0.1, "type": "rect", "x0": 0, "x1": 1, "xref": "x domain", "y0": 98.5, "y1": 99.5, "yref": "y"}], "title": {"text": "LLM requests across time"}, "xaxis": {"hoverformat": "%H:%M:%S.%2f", "tickformat": "%H:%M:%S", "title": {"text": "Time stamp"}, "type": "date"}, "yaxis": {"title": {"text": "Request index"}}}}
